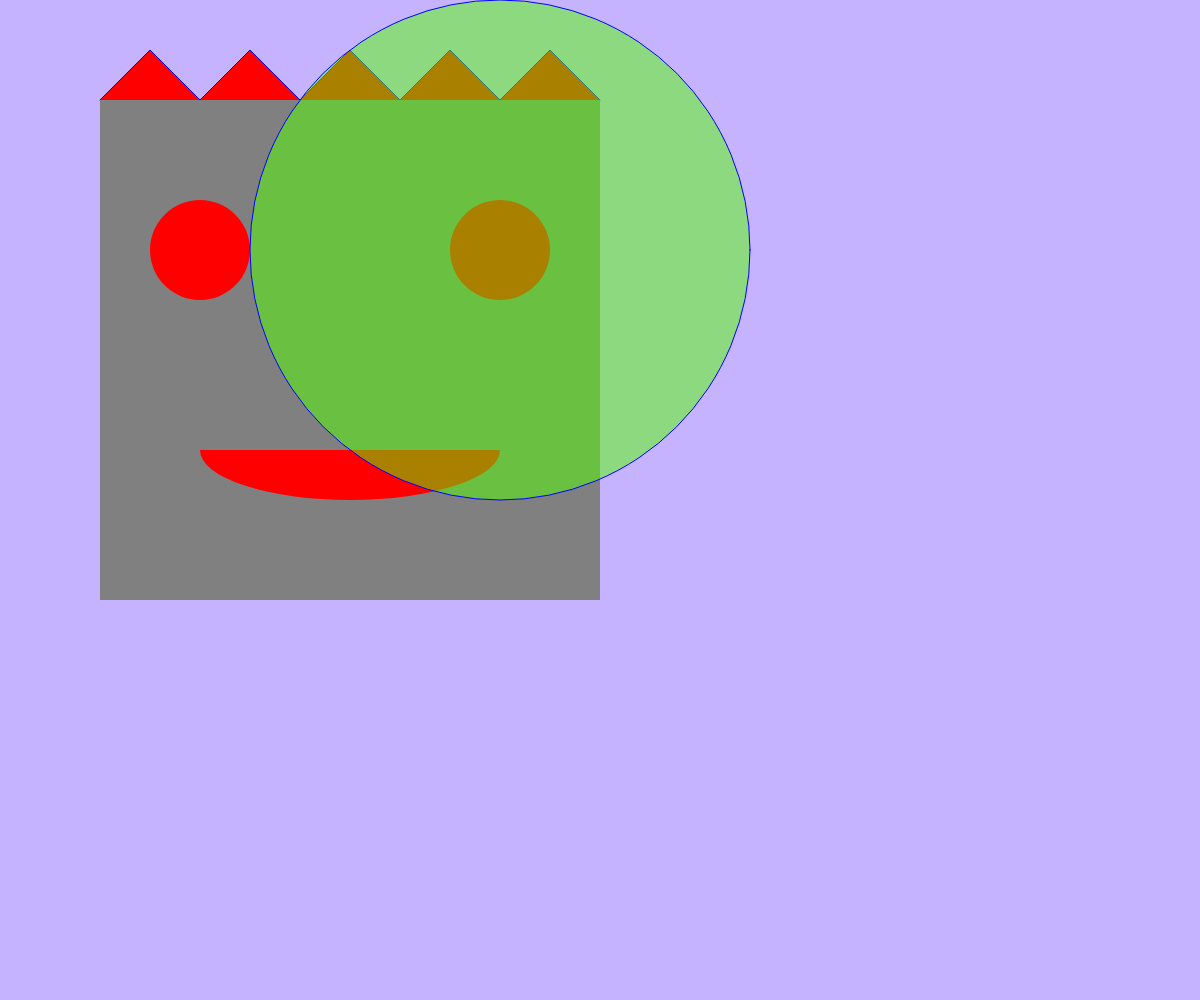
Frame 1 (no input)
Frame 60 (no input): identical to frame 1, image omitted
Frame 120 (the mouse pressed at the canvas centre since frame 60): identical to frame 1, image omitted

The p5.js sketch that drew this single still picture (run headless with seeded random() and noise() and a simulated clock; from frame 60 on, the mouse is pressed at the canvas centre):

// p5.js sketch
// ── sketch.js

function setup() {
  createCanvas(windowWidth, windowHeight);
  colorMode(HSB); // h(), saturation, brightness
  angleMode(DEGREES);

}

function draw() {
  background(255, 30 , 100);

  noStroke();
  fill(0, 0, 50);
  square(100, 100, 500);
  fill(0, 100, 100);
  circle(500, 250, 100); // right eye
  circle(200, 250, 100); //left eye

  arc(350, 450, 300, 100, 0, 180); // mouth


  stroke("blue");
  beginShape();
  vertex(100, 100);
  vertex(150, 50);
  vertex(200, 100);
  vertex(250, 50);
  vertex(300, 100);
  vertex(350, 50);
  vertex(400, 100);
  vertex(450, 50);
  vertex(500, 100);
  vertex(550, 50);
  vertex(600, 100);
  endShape();

  fill(100, 100, 100, 0.5); // overlay
  circle(500, 250, 500, 500)
}
